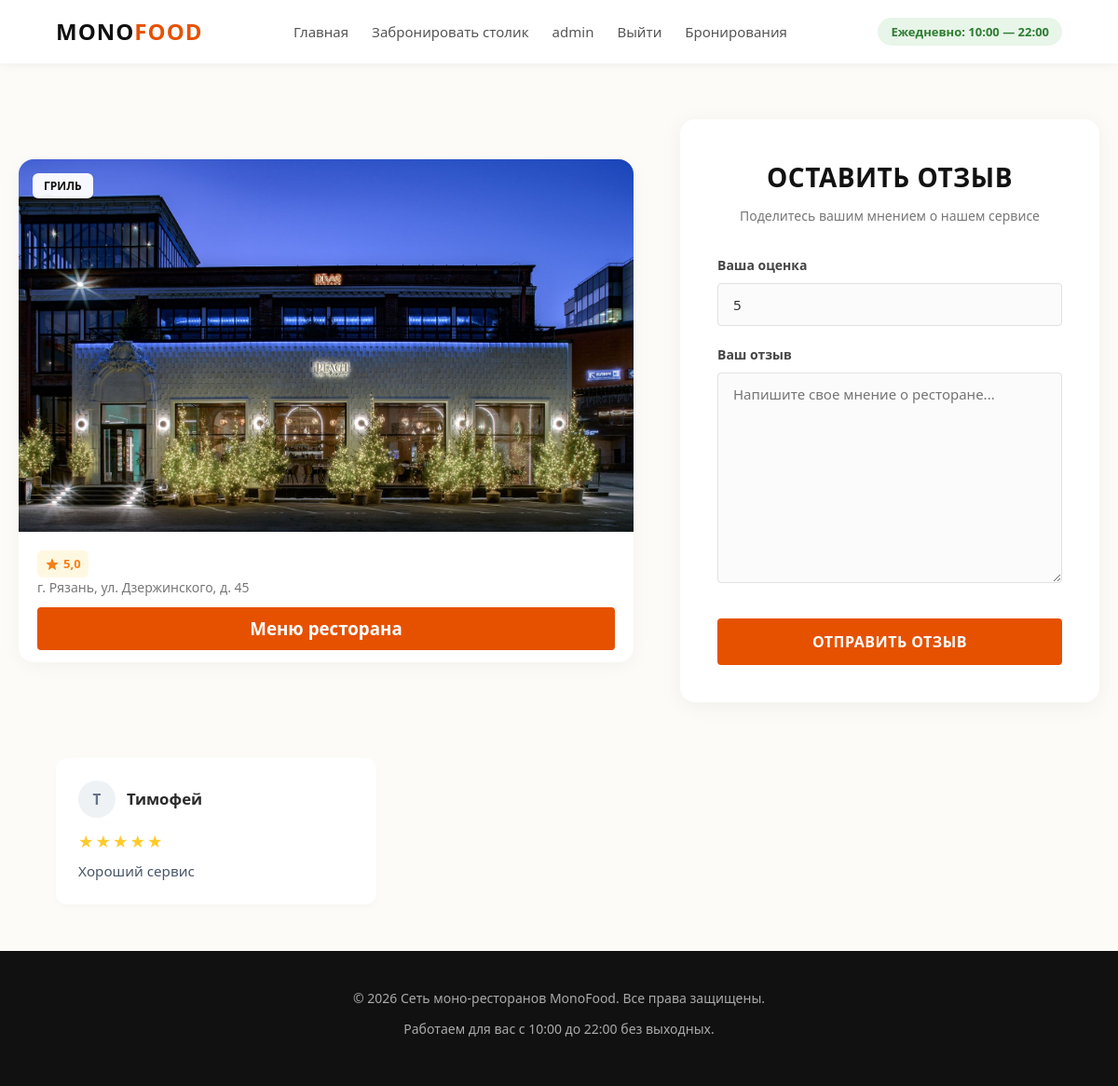
/restaurants/feedback/6 (signed in), run on an earlier commit of the app's database.
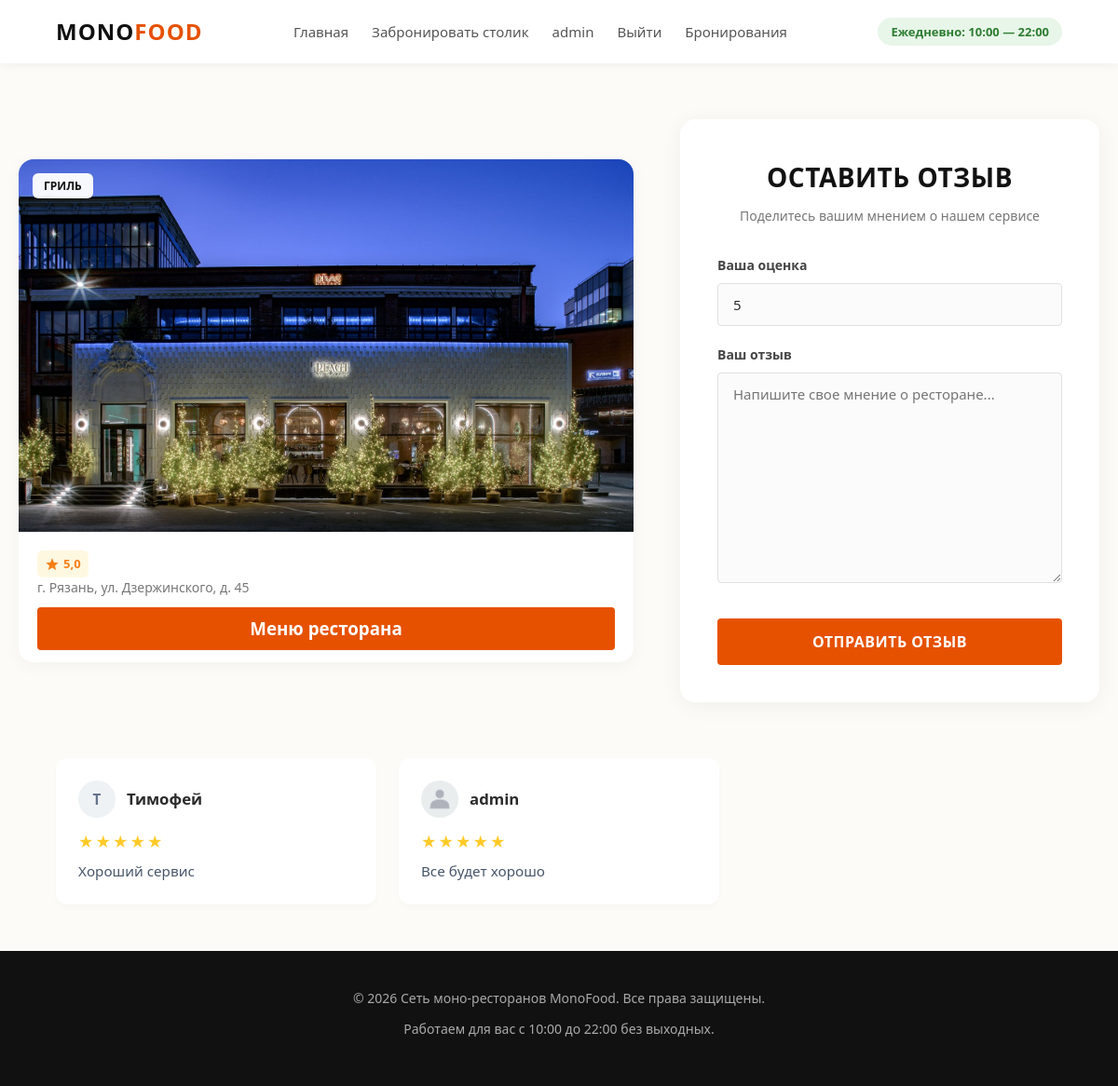
And on a later commit of the database.
### bookings/models.py (models this page shows, shortened)
class Feedback(models.Model):
    mark = models.PositiveSmallIntegerField()
    text = models.TextField(blank=True)
    restaurant = models.ForeignKey(Restaurant, null=True, on_delete=models.CASCADE)
    user = models.ForeignKey(User, null=True, on_delete=models.CASCADE)

### users/models.py (models this page shows)
class User(AbstractUser):
    image = models.ImageField(upload_to="users_media", blank=True)

### bookings/views.py (the view)
# urls.py: path('feedback/<int:restaurant_id>', feedback, name='feedback'),
@login_required()
def feedback(request, restaurant_id):
    if request.method == "POST":
        form = FeedbackForm(data=request.POST)
        if form.is_valid():
            feedback_instance = form.save(commit=False)
            feedback_instance.restaurant = Restaurant.objects.get(id=restaurant_id)
            feedback_instance.user = request.user
            if not Feedback.objects.filter(restaurant=feedback_instance.restaurant, user=request.user):
                feedback_instance.save()
                return HttpResponseRedirect(reverse('users:personal_account'))
    else:
        form = FeedbackForm()
    context = {
        "title": "Сеть моно-ресторанов | Отзыв",
        "restaurant": Restaurant.objects.get(id=restaurant_id),
        "feedbacks": Feedback.objects.filter(restaurant=Restaurant.objects.get(id=restaurant_id)),
        "form": form
    }
    avg = lambda lst: sum(lst) / len(lst)
    if context["feedbacks"]:
        context["rating"] = round(avg(list(map(lambda fb: fb.mark, context["feedbacks"]))), 1)
    else:
        context["rating"] = 0
    return render(request, "bookings/feedback.html", context=context)

### bookings/forms.py
class FeedbackForm(forms.ModelForm):
    mark = forms.IntegerField(widget=forms.NumberInput(attrs={
        "class": "form-group-input",
        "value": "5",
        "min": "1",
        "max": "5"
    }))
    text = forms.CharField(widget=forms.Textarea(attrs={
        "class": "form-group-textarea",
        "placeholder": "Напишите свое мнение о ресторане..."
    }))
    class Meta:
        model = Feedback
        fields = ("mark", "text")

### bookings/templates/bookings/feedback.html (shortened to what this page needs)
{% extends "bookings/base.html" %}
{% load static %}
{% block css %}
    <link rel="stylesheet" href="{% static 'css/feedback1.css' %}">
{% endblock %}
{% block content %}
    <main class="auth-section">
        <article class="restaurant-card">
            <div class="restaurant-img-wrapper">
                <img src="/media/{{ restaurant.image }}" alt="Ресторан" class="restaurant-img">
                <span class="restaurant-badge">{{ restaurant.category.name }}</span>
            </div>
            <div class="restaurant-content">
                <div class="restaurant-meta">
                    <div class="restaurant-rating">
                        <svg class="star-icon" viewBox="0 0 24 24"><path d="M12 17.27L18.18 21l-1.64-7.03L22 9.24l-7.19-.61L12 2 9.19 8.63 2 9.24l5.46 4.73L5.82 21z"/></svg>
                        <span>{{ rating }}</span>
                    </div>
                </div>
                <p class="restaurant-address">{{ restaurant.address }}</p>
                <div class="restaurant-menu">
                    <a href="/media/{{ restaurant.menu }}" download><h3>Меню ресторана</h3></a>
                </div>
            </div>
        </article>
        <div class="form-container">
            <h2>Оставить отзыв</h2>
            <p class="form-subtitle">Поделитесь вашим мнением о нашем сервисе</p>
            <form action="{% url 'restaurants:feedback' restaurant.id %}" method="POST">
                <div class="form-group">
                    <label for="{{ form.mark.id_for_label }}">Ваша оценка</label>
                    {{ form.mark }}
                </div>
                <div class="form-group">
                    <label for="{{ form.text.id_for_label }}">Ваш отзыв</label>
                    {{ form.text }}
                </div>
                <button type="submit" class="btn-submit">Отправить отзыв</button>
            </form>
        </div>
    </main>
    <section class="feedback-grid">
        {% for feedback in feedbacks %}
            <div class="feedback-card">
                <div class="card-header">
                    <div class="user-info">
                        {% if feedback.user.image %}
                            <img src="/media/{{ feedback.user.image }}" alt="{{ feedback.user.name }}" class="user-avatar">
                        {% else %}
                            <div class="user-avatar-placeholder">{{ feedback.user.username|default:"Г"|slice:":1" }}</div>
                        {% endif %}
                        <span class="guest-name">{{ feedback.user.username|default:"Гость" }}</span>
                    </div>
                </div>
                <div class="rating-stars">
                    {% if feedback.mark == 5 %}★★★★★
                    {% elif feedback.mark == 4 %}★★★★☆
                    {% elif feedback.mark == 3 %}★★★☆☆
                    {% elif feedback.mark == 2 %}★★☆☆☆
                    {% else %}★☆☆☆☆
                    {% endif %}
                </div>
                <p class="feedback-text">{{ feedback.text }}</p>
            </div>
        {% empty %}
            <p class="no-feedbacks">Отзывов пока нет. Будьте первым!</p>
        {% endfor %}
    </section>
{% endblock %}

What changed in the data, as far as the page shows it:
added Feedback: user.image (picture), user.username "admin", text "Все будет хорошо"
